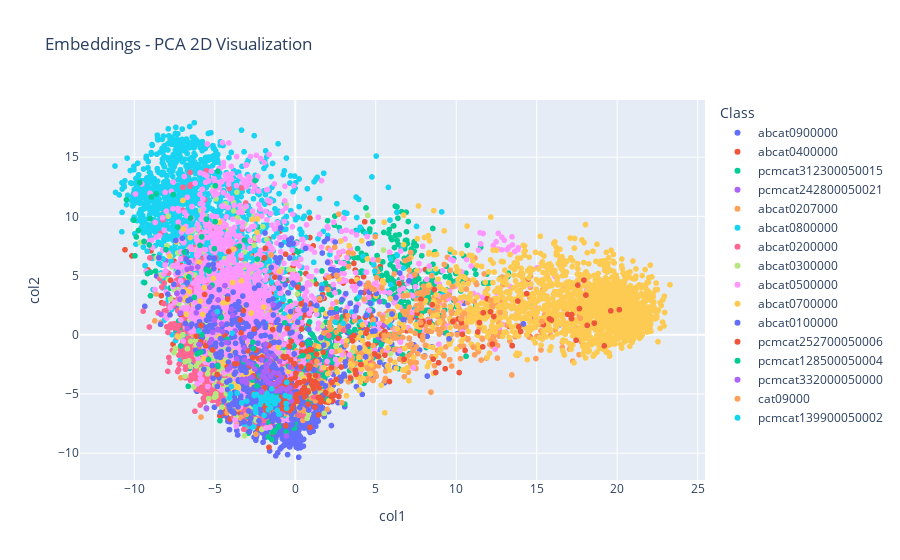

Here is the notebook cell this chart was saved with:
### Markdown cell above
#### 3.2.2. Train and Evaluate Image Model

### Code cell
# Combine image columns to form the feature set
X_train = train_df[image_columns].values
X_test = test_df[image_columns].values

# Train and evaluate models
trained_models = train_classic(X_train, X_test, y_train, y_test)

### Figure 1 — Plotly figure (JSON) as saved in the notebook; plotly's stock layout.template omitted (floating-point values rounded to 4 significant figures; data arrays with more than 128 entries replaced by an {"elided": "..."} marker saying what was removed)
{"data": [{"hovertemplate": "Class=abcat0900000<br>col1=%{x}<br>col2=%{y}<extra></extra>", "legendgroup": "abcat0900000", "marker": {"color": "#636efa", "symbol": "circle"}, "mode": "markers", "name": "abcat0900000", "showlegend": true, "type": "scattergl", "x": {"elided": "2796 float values"}, "xaxis": "x", "y": {"elided": "2796 float values"}, "yaxis": "y"}, {"hovertemplate": "Class=abcat0400000<br>col1=%{x}<br>col2=%{y}<extra></extra>", "legendgroup": "abcat0400000", "marker": {"color": "#EF553B", "symbol": "circle"}, "mode": "markers", "name": "abcat0400000", "showlegend": true, "type": "scattergl", "x": {"elided": "1049 float values"}, "xaxis": "x", "y": {"elided": "1049 float values"}, "yaxis": "y"}, {"hovertemplate": "Class=pcmcat312300050015<br>col1=%{x}<br>col2=%{y}<extra></extra>", "legendgroup": "pcmcat312300050015", "marker": {"color": "#00cc96", "symbol": "circle"}, "mode": "markers", "name": "pcmcat312300050015", "showlegend": true, "type": "scattergl", "x": {"elided": "1462 float values"}, "xaxis": "x", "y": {"elided": "1462 float values"}, "yaxis": "y"}, {"hovertemplate": "Class=pcmcat242800050021<br>col1=%{x}<br>col2=%{y}<extra></extra>", "legendgroup": "pcmcat242800050021", "marker": {"color": "#ab63fa", "symbol": "circle"}, "mode": "markers", "name": "pcmcat242800050021", "showlegend": true, "type": "scattergl", "x": {"elided": "355 float values"}, "xaxis": "x", "y": {"elided": "355 float values"}, "yaxis": "y"}, {"hovertemplate": "Class=abcat0207000<br>col1=%{x}<br>col2=%{y}<extra></extra>", "legendgroup": "abcat0207000", "marker": {"color": "#FFA15A", "symbol": "circle"}, "mode": "markers", "name": "abcat0207000", "showlegend": true, "type": "scattergl", "x": {"elided": "915 float values"}, "xaxis": "x", "y": {"elided": "915 float values"}, "yaxis": "y"}, {"hovertemplate": "Class=abcat0800000<br>col1=%{x}<br>col2=%{y}<extra></extra>", "legendgroup": "abcat0800000", "marker": {"color": "#19d3f3", "symbol": "circle"}, "mode": "markers", "name": "abcat0800000", "showlegend": true, "type": "scattergl", "x": {"elided": "1998 float values"}, "xaxis": "x", "y": {"elided": "1998 float values"}, "yaxis": "y"}, {"hovertemplate": "Class=abcat0200000<br>col1=%{x}<br>col2=%{y}<extra></extra>", "legendgroup": "abcat0200000", "marker": {"color": "#FF6692", "symbol": "circle"}, "mode": "markers", "name": "abcat0200000", "showlegend": true, "type": "scattergl", "x": {"elided": "1042 float values"}, "xaxis": "x", "y": {"elided": "1042 float values"}, "yaxis": "y"}, {"hovertemplate": "Class=abcat0300000<br>col1=%{x}<br>col2=%{y}<extra></extra>", "legendgroup": "abcat0300000", "marker": {"color": "#B6E880", "symbol": "circle"}, "mode": "markers", "name": "abcat0300000", "showlegend": true, "type": "scattergl", "x": {"elided": "810 float values"}, "xaxis": "x", "y": {"elided": "810 float values"}, "yaxis": "y"}, {"hovertemplate": "Class=abcat0500000<br>col1=%{x}<br>col2=%{y}<extra></extra>", "legendgroup": "abcat0500000", "marker": {"color": "#FF97FF", "symbol": "circle"}, "mode": "markers", "name": "abcat0500000", "showlegend": true, "type": "scattergl", "x": {"elided": "1681 float values"}, "xaxis": "x", "y": {"elided": "1681 float values"}, "yaxis": "y"}, {"hovertemplate": "Class=abcat0700000<br>col1=%{x}<br>col2=%{y}<extra></extra>", "legendgroup": "abcat0700000", "marker": {"color": "#FECB52", "symbol": "circle"}, "mode": "markers", "name": "abcat0700000", "showlegend": true, "type": "scattergl", "x": {"elided": "1692 float values"}, "xaxis": "x", "y": {"elided": "1692 float values"}, "yaxis": "y"}, {"hovertemplate": "Class=abcat0100000<br>col1=%{x}<br>col2=%{y}<extra></extra>", "legendgroup": "abcat0100000", "marker": {"color": "#636efa", "symbol": "circle"}, "mode": "markers", "name": "abcat0100000", "showlegend": true, "type": "scattergl", "x": {"elided": "578 float values"}, "xaxis": "x", "y": {"elided": "578 float values"}, "yaxis": "y"}, {"hovertemplate": "Class=pcmcat252700050006<br>col1=%{x}<br>col2=%{y}<extra></extra>", "legendgroup": "pcmcat252700050006", "marker": {"color": "#EF553B", "symbol": "circle"}, "mode": "markers", "name": "pcmcat252700050006", "showlegend": true, "type": "scattergl", "x": {"elided": "211 float values"}, "xaxis": "x", "y": {"elided": "211 float values"}, "yaxis": "y"}, {"hovertemplate": "Class=pcmcat128500050004<br>col1=%{x}<br>col2=%{y}<extra></extra>", "legendgroup": "pcmcat128500050004", "marker": {"color": "#00cc96", "symbol": "circle"}, "mode": "markers", "name": "pcmcat128500050004", "showlegend": true, "type": "scattergl", "x": [-5.352, -3.187, -6.097, 0.1811, -4.607, 0.4599, -2.636, -1.166, -3.47, -0.4132, -2.668, -10.48, -6.502, -4.824, -5.173, -7.29, -5.915, -8.033, -8.642, -5.793, -5.535, -2.352, -5.387, -9.393, -2.378, -2.608, -9.66, -6.886, -0.6483, -1.415, -9.363, -8.678, -8.989, -10.03, -7.099, -9.742, -2.22, -3.155, -1.669, -8.946, -4.979, -5.518, -2.499, -4.22, -9.177, -6.266, -9.875, -5.025, -2.418, -5.815, -9.072, -9.02, -5.876, -7.582, -4.806, -4.804, -4.962, -6.608], "xaxis": "x", "y": [5.386, -2.258, -1.613, 6.988, 1.465, -1.753, -0.6182, -5.064, 7.488, -2.68, -3.822, 11.4, 9.852, -2.569, 4.187, 9.1, 7.553, 7.193, 11.9, 0.0005376, 5.502, 6.394, -2.092, 7.88, -4.313, -1.163, 12.85, 6.987, 1.014, -5.787, 4.411, 5.378, 5.277, 9.678, -0.9444, 8.806, -3.468, 7.989, -2.232, 11.64, 9.556, 9.766, 13.03, -0.3701, 5.173, 3.161, 8.26, 7.263, -2.664, 8.265, 7.584, 9.8, -1.45, 11.84, -2.66, 13.82, 12.59, 4.89], "yaxis": "y"}, {"hovertemplate": "Class=pcmcat332000050000<br>col1=%{x}<br>col2=%{y}<extra></extra>", "legendgroup": "pcmcat332000050000", "marker": {"color": "#ab63fa", "symbol": "circle"}, "mode": "markers", "name": "pcmcat332000050000", "showlegend": true, "type": "scattergl", "x": [-1.522, -1.84, -6.453, -5.515, -7.35, -4.579, -5.305, -0.2748, -1.247, -7.116, -0.8265, -1.812, -6.716, -0.3525, -5.205, -2.081, -4.365, -0.8578, -2.075, -4.793, -1.331, -3.891, -6.155, -1.066, -3.003, -0.3418, -0.9985, -4.248, -6.058, -0.9288, -1.812, -3.044, -0.5365, -1.553, -2.69, -0.9805, -5.029, -3.308, -2.683, -2.099, -8.345, -3.733, -4.195, -1.579, -1.357, -5.124, -1.375, -5.064, -1.822, -1.762, -2.508, -1.035, -1.702, -3.276, -6.709, -4.814, -1.692, -3.631, -1.341, -1.162, -4.51, -0.9099, -0.2379, -3.157, -1.776, -1.776, -7.172, -4.054, -1.081, -1.904, -3.139, -5.313, -1.522, -1.937, -3.972, -2.081, -2.918, -1.753, -5.98, -0.9044, -1.702, -3.149], "xaxis": "x", "y": [-3.499, -0.784, 5.621, -6.231, 3.493, 0.9123, 4.013, -4.988, -4.199, 1.833, -4.524, -2.533, 5.54, -4.47, -0.4121, -4.784, 4.155, -3.597, -5.479, 2.943, -3.203, 1.649, 1.861, -3.871, -4.072, -2.72, -3.896, -0.6382, 5.727, -4.679, -2.533, -3.735, -4.645, -5.376, -3.59, -2.235, 1.258, -3.771, -2.521, -2.117, 1.734, 0.3274, -2.935, -2.243, 2.535, 0.2147, 2.524, 1.767, -1.299, -3.88, -2.896, -3.256, -4.003, -3.921, 0.5237, 0.4838, -1.786, -2.028, -1.782, -4.752, 0.2678, -6.657, -5.569, -0.2309, -2.745, -2.745, 3.006, -2.727, -4.022, -3.612, -2.118, -0.6584, -4.105, -3.108, 2.15, -3.49, -2.367, -3.125, -0.814, -4.56, -4.003, -1.098], "yaxis": "y"}, {"hovertemplate": "Class=cat09000<br>col1=%{x}<br>col2=%{y}<extra></extra>", "legendgroup": "cat09000", "marker": {"color": "#FFA15A", "symbol": "circle"}, "mode": "markers", "name": "cat09000", "showlegend": true, "type": "scattergl", "x": {"elided": "132 float values"}, "xaxis": "x", "y": {"elided": "132 float values"}, "yaxis": "y"}, {"hovertemplate": "Class=pcmcat139900050002<br>col1=%{x}<br>col2=%{y}<extra></extra>", "legendgroup": "pcmcat139900050002", "marker": {"color": "#19d3f3", "symbol": "circle"}, "mode": "markers", "name": "pcmcat139900050002", "showlegend": true, "type": "scattergl", "x": [-1.367, -3.324, -1.664, -2.477, -1.516, -2.174, -0.6182, -3.912, -1.532, -2.15, -1.072, -0.566, -1.122, -1.224, -0.5373, -4.102, -3.97, -2.551, -2.531, -2.401, -1.752, -1.826, -1.438, -6.004, -0.3495, -2.469, -2.009, -1.65, -2.446, -1.702, -3.609, -1.935, -1.178, -4.033, -1.674, -1.456, -1.254, -2.099, -1.824, -0.52, -3.015, -1.008, -4.839, -1.465], "xaxis": "x", "y": [-5.655, -5.744, -5.387, -6.09, -5.529, -5.876, -5.131, 0.1396, -6.156, -5.264, -5.506, -5.803, -6.375, -5.309, -6.208, -5.33, -4.366, -5.026, -5.139, -5.043, -4.951, -5.522, -5.171, 0.3411, -5.245, -6.354, -5.561, -5.328, -6.554, -5.799, -4.914, -6.794, -5.307, -4.983, -6.338, -5.335, -5.825, -5.556, -5.137, -4.011, -5.599, -6.705, 1.952, -4.561], "yaxis": "y"}], "layout": {"legend": {"title": {"text": "Class"}, "tracegroupgap": 0}, "title": {"text": "Embeddings - PCA 2D Visualization"}, "xaxis": {"anchor": "y", "domain": [0, 1], "title": {"text": "col1"}}, "yaxis": {"anchor": "x", "domain": [0, 1], "title": {"text": "col2"}}}}
